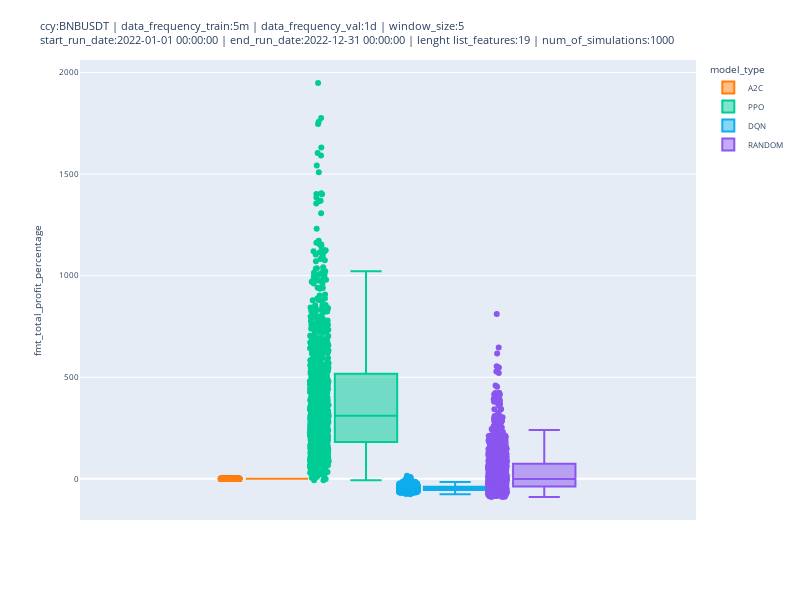

The notebook cell saved with this chart:
### Code cell
fig = px.box(df_sim_results, y="fmt_total_profit_percentage", color="model_type", points="all", color_discrete_sequence=[ "#FF7F0E", "#00CC96", "#10aded", "#8A56EF"],  width=800, height=600)
fig.update_layout(title=str_title, font={'size': 8})
fig.write_html(os.path.join('../results', 'plots', 'total_profit_percentage', 'box_plot_' + file_export_plot_sim_results + '.html'))
fig.show()

### Figure 1 — Plotly figure (JSON) as saved in the notebook; plotly's stock layout.template omitted (floating-point values rounded to 4 significant figures; data arrays with more than 128 entries replaced by an {"elided": "..."} marker saying what was removed)
{"data": [{"alignmentgroup": "True", "boxpoints": "all", "hovertemplate": "model_type=A2C<br>fmt_total_profit_percentage=%{y}<extra></extra>", "legendgroup": "A2C", "marker": {"color": "#FF7F0E"}, "name": "A2C", "notched": false, "offsetgroup": "A2C", "orientation": "v", "showlegend": true, "type": "box", "x0": " ", "xaxis": "x", "y": {"elided": "1000 int values"}, "y0": " ", "yaxis": "y"}, {"alignmentgroup": "True", "boxpoints": "all", "hovertemplate": "model_type=PPO<br>fmt_total_profit_percentage=%{y}<extra></extra>", "legendgroup": "PPO", "marker": {"color": "#00CC96"}, "name": "PPO", "notched": false, "offsetgroup": "PPO", "orientation": "v", "showlegend": true, "type": "box", "x0": " ", "xaxis": "x", "y": {"elided": "1000 float values"}, "y0": " ", "yaxis": "y"}, {"alignmentgroup": "True", "boxpoints": "all", "hovertemplate": "model_type=DQN<br>fmt_total_profit_percentage=%{y}<extra></extra>", "legendgroup": "DQN", "marker": {"color": "#10aded"}, "name": "DQN", "notched": false, "offsetgroup": "DQN", "orientation": "v", "showlegend": true, "type": "box", "x0": " ", "xaxis": "x", "y": {"elided": "1000 float values"}, "y0": " ", "yaxis": "y"}, {"alignmentgroup": "True", "boxpoints": "all", "hovertemplate": "model_type=RANDOM<br>fmt_total_profit_percentage=%{y}<extra></extra>", "legendgroup": "RANDOM", "marker": {"color": "#8A56EF"}, "name": "RANDOM", "notched": false, "offsetgroup": "RANDOM", "orientation": "v", "showlegend": true, "type": "box", "x0": " ", "xaxis": "x", "y": {"elided": "1000 float values"}, "y0": " ", "yaxis": "y"}], "layout": {"boxmode": "group", "font": {"size": 8}, "height": 600, "legend": {"title": {"text": "model_type"}, "tracegroupgap": 0}, "margin": {"t": 60}, "title": {"text": "ccy:BNBUSDT | data_frequency_train:5m | data_frequency_val:1d | window_size:5<br>start_run_date:2022-01-01 00:00:00 | end_run_date:2022-12-31 00:00:00 | lenght list_features:19 | num_of_simulations:1000"}, "width": 800, "xaxis": {"anchor": "y", "domain": [0, 1]}, "yaxis": {"anchor": "x", "domain": [0, 1], "title": {"text": "fmt_total_profit_percentage"}}}}
